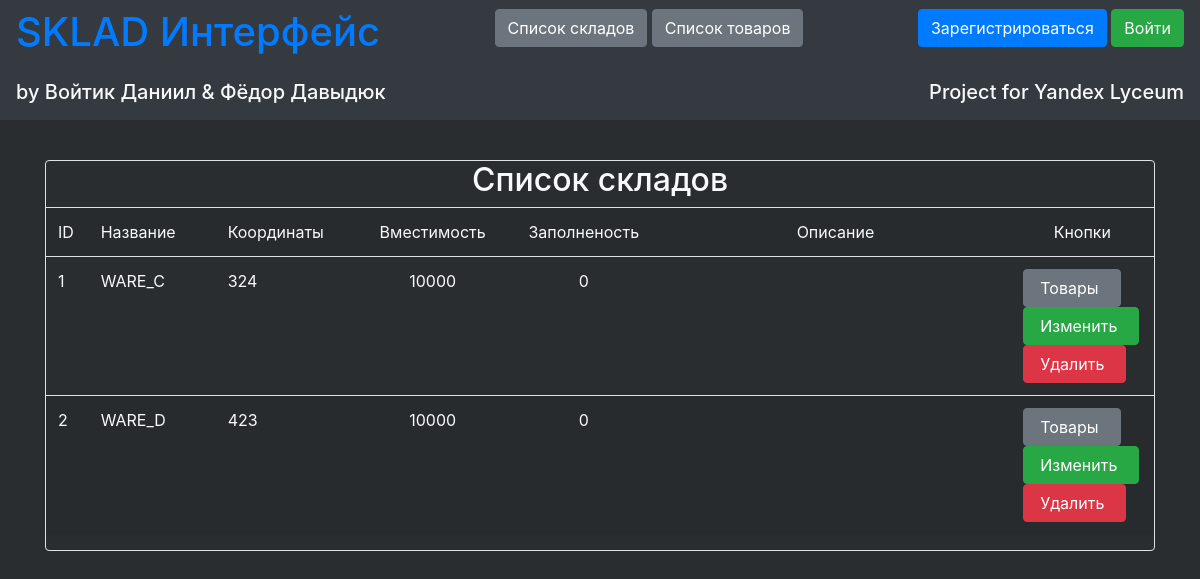
Page /wares_list on the committed database.
### data/ware_model.py (models this page shows, shortened)
class WareModel(SqlAlchemyBase, UserMixin, SerializerMixin):
    __tablename__ = 'warehouses'
    id = sqlalchemy.Column(sqlalchemy.Integer,
                           primary_key=True, autoincrement=True)
    name = sqlalchemy.Column(sqlalchemy.String, nullable=False, unique=True)
    coords = sqlalchemy.Column(sqlalchemy.String, nullable=False, unique=True)
    limit = sqlalchemy.Column(sqlalchemy.Integer, nullable=False)
    fullness = sqlalchemy.Column(sqlalchemy.Integer, nullable=True)
    desc = sqlalchemy.Column(sqlalchemy.String, nullable=True)

### server.py (the view)
@app.route("/wares_list")
def sklad_list():
    session = db_session.create_session()
    warehouses = session.query(WareModel).all()
    return render_template("sklad_table.html", warehouses=warehouses)

### data/db_session.py (called while the page is built)
def create_session() -> Session:
    global __factory
    return __factory()

### templates/sklad_table.html (shortened to what this page needs)
{% extends "base.html" %}
{% block content %}
<p><br></p>
<div class="border rounded">
<h2 align="center" class="text-light">Список складов</h2>
<div class="table_container">
    <table class="table table-striped text-light">
        <tr class="my_row">
            <td class="title" width="50px">ID</td>
            <td class="title" width="200px">Название</td>
            <td class="title" width="200px">Координаты</td>
            <td class="title" width="200px" align="center">Вместимость</td>
            <td class="title" width="200px" align="center">Заполненость</td>
            <td class="title" width="1000px" align="center">Описание</td>
            <td class="title" width="150px" align="center">Кнопки</td>
        </tr>
        {% for warehouse in warehouses %}
        <tr class="my_row">
            <td class="ordinary">{{ warehouse.id }}</td>
            <td class="ordinary">{{ warehouse.name }}</td>
            <td class="ordinary">{{ warehouse.coords }}</td>
            <td class="ordinary" align="center">{{ warehouse.limit }}</td>
            <td class="ordinary" align="center">{{ warehouse.fullness }}</td>
            <td class="ordinary">{{ warehouse.description }}</td>
            <td class="ordinary"><a href="/wares_inventory/{{ warehouse.name }}" class="btn btn-secondary">
                 Товары
            </a>
            <a href="/wares_list/{{ warehouse.id }}" class="btn btn-success">
                 Изменить
            </a>
            <a href="/wares_delete/{{ warehouse.id }}" class="btn btn-danger">
                 Удалить
            </a></td>
        </tr>
        {% endfor %}
    </table>
</div>
</div>
<br>
{% endblock %}

### rows in the picture
WareModel: id "1", name "WARE_C", coords "324", limit "10000", fullness "0"
WareModel: id "2", name "WARE_D", coords "423", limit "10000", fullness "0"
